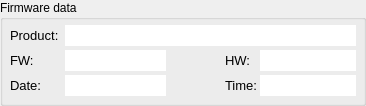
      <widget class="QGroupBox" name="FirmwareGroup">
       <property name="geometry">
        <rect>
         <x>420</x>
         <y>10</y>
         <width>366</width>
         <height>106</height>
        </rect>
       </property>
       <property name="title">
        <string>Firmware data</string>
       </property>
       <property name="large" stdset="0">
        <bool>true</bool>
       </property>
       <widget class="QLineEdit" name="fwtime">
        <property name="enabled">
         <bool>true</bool>
        </property>
        <property name="geometry">
         <rect>
          <x>260</x>
          <y>75</y>
          <width>96</width>
          <height>21</height>
         </rect>
        </property>
        <property name="font">
         <font>
          <family>Arial</family>
          <pointsize>10</pointsize>
          <bold>false</bold>
         </font>
        </property>
        <property name="mouseTracking">
         <bool>false</bool>
        </property>
        <property name="focusPolicy">
         <enum>Qt::FocusPolicy::NoFocus</enum>
        </property>
        <property name="acceptDrops">
         <bool>false</bool>
        </property>
        <property name="toolTip">
         <string/>
        </property>
        <property name="layoutDirection">
         <enum>Qt::LayoutDirection::LeftToRight</enum>
        </property>
        <property name="text">
         <string/>
        </property>
        <property name="maxLength">
         <number>8</number>
        </property>
        <property name="frame">
         <bool>false</bool>
        </property>
        <property name="readOnly">
         <bool>true</bool>
        </property>
       </widget>
       <widget class="QLabel" name="firmwareProductName_3">
        <property name="geometry">
         <rect>
          <x>10</x>
          <y>50</y>
          <width>56</width>
          <height>21</height>
         </rect>
        </property>
        <property name="font">
         <font>
          <family>Arial</family>
          <pointsize>10</pointsize>
          <bold>false</bold>
         </font>
        </property>
        <property name="text">
         <string>FW:</string>
        </property>
       </widget>
       <widget class="QLabel" name="firmwareProductName_4">
        <property name="geometry">
         <rect>
          <x>10</x>
          <y>75</y>
          <width>36</width>
          <height>21</height>
         </rect>
        </property>
        <property name="font">
         <font>
          <family>Arial</family>
          <pointsize>10</pointsize>
          <bold>false</bold>
         </font>
        </property>
        <property name="text">
         <string>Date:</string>
        </property>
       </widget>
       <widget class="QLabel" name="firmwareProductName_5">
        <property name="geometry">
         <rect>
          <x>225</x>
          <y>75</y>
          <width>36</width>
          <height>21</height>
         </rect>
        </property>
        <property name="font">
         <font>
          <family>Arial</family>
          <pointsize>10</pointsize>
          <bold>false</bold>
         </font>
        </property>
        <property name="text">
         <string>Time:</string>
        </property>
       </widget>
       <widget class="QLineEdit" name="product">
        <property name="enabled">
         <bool>true</bool>
        </property>
        <property name="geometry">
         <rect>
          <x>65</x>
          <y>25</y>
          <width>291</width>
          <height>21</height>
         </rect>
        </property>
        <property name="font">
         <font>
          <family>Arial</family>
          <pointsize>10</pointsize>
          <bold>false</bold>
         </font>
        </property>
        <property name="mouseTracking">
         <bool>false</bool>
        </property>
        <property name="focusPolicy">
         <enum>Qt::FocusPolicy::NoFocus</enum>
        </property>
        <property name="acceptDrops">
         <bool>false</bool>
        </property>
        <property name="toolTip">
         <string/>
        </property>
        <property name="layoutDirection">
         <enum>Qt::LayoutDirection::LeftToRight</enum>
        </property>
        <property name="text">
         <string/>
        </property>
        <property name="maxLength">
         <number>25</number>
        </property>
        <property name="frame">
         <bool>false</bool>
        </property>
        <property name="readOnly">
         <bool>true</bool>
        </property>
       </widget>
       <widget class="QLineEdit" name="fwdate">
        <property name="enabled">
         <bool>true</bool>
        </property>
        <property name="geometry">
         <rect>
          <x>65</x>
          <y>75</y>
          <width>101</width>
          <height>21</height>
         </rect>
        </property>
        <property name="font">
         <font>
          <family>Arial</family>
          <pointsize>10</pointsize>
          <bold>false</bold>
         </font>
        </property>
        <property name="mouseTracking">
         <bool>false</bool>
        </property>
        <property name="focusPolicy">
         <enum>Qt::FocusPolicy::NoFocus</enum>
        </property>
        <property name="acceptDrops">
         <bool>false</bool>
        </property>
        <property name="toolTip">
         <string/>
        </property>
        <property name="layoutDirection">
         <enum>Qt::LayoutDirection::LeftToRight</enum>
        </property>
        <property name="text">
         <string/>
        </property>
        <property name="maxLength">
         <number>25</number>
        </property>
        <property name="frame">
         <bool>false</bool>
        </property>
        <property name="readOnly">
         <bool>true</bool>
        </property>
       </widget>
       <widget class="QLabel" name="firmwareProductName_2">
        <property name="geometry">
         <rect>
          <x>10</x>
          <y>25</y>
          <width>56</width>
          <height>21</height>
         </rect>
        </property>
        <property name="font">
         <font>
          <family>Arial</family>
          <pointsize>10</pointsize>
          <bold>false</bold>
         </font>
        </property>
        <property name="text">
         <string>Product:</string>
        </property>
       </widget>
       <widget class="QLineEdit" name="hardware">
        <property name="enabled">
         <bool>true</bool>
        </property>
        <property name="geometry">
         <rect>
          <x>260</x>
          <y>50</y>
          <width>96</width>
          <height>21</height>
         </rect>
        </property>
        <property name="font">
         <font>
          <family>Arial</family>
          <pointsize>10</pointsize>
          <bold>false</bold>
         </font>
        </property>
        <property name="mouseTracking">
         <bool>false</bool>
        </property>
        <property name="focusPolicy">
         <enum>Qt::FocusPolicy::NoFocus</enum>
        </property>
        <property name="acceptDrops">
         <bool>false</bool>
        </property>
        <property name="toolTip">
         <string/>
        </property>
        <property name="layoutDirection">
         <enum>Qt::LayoutDirection::LeftToRight</enum>
        </property>
        <property name="text">
         <string/>
        </property>
        <property name="maxLength">
         <number>25</number>
        </property>
        <property name="frame">
         <bool>false</bool>
        </property>
        <property name="readOnly">
         <bool>true</bool>
        </property>
       </widget>
       <widget class="QLabel" name="Hardware">
        <property name="geometry">
         <rect>
          <x>225</x>
          <y>50</y>
          <width>31</width>
          <height>21</height>
         </rect>
        </property>
        <property name="font">
         <font>
          <family>Arial</family>
          <pointsize>10</pointsize>
          <bold>false</bold>
         </font>
        </property>
        <property name="text">
         <string>HW:</string>
        </property>
       </widget>
       <widget class="QLineEdit" name="vString">
        <property name="enabled">
         <bool>true</bool>
        </property>
        <property name="geometry">
         <rect>
          <x>65</x>
          <y>50</y>
          <width>101</width>
          <height>21</height>
         </rect>
        </property>
        <property name="font">
         <font>
          <family>Arial</family>
          <pointsize>10</pointsize>
          <bold>false</bold>
         </font>
        </property>
        <property name="mouseTracking">
         <bool>false</bool>
        </property>
        <property name="focusPolicy">
         <enum>Qt::FocusPolicy::NoFocus</enum>
        </property>
        <property name="acceptDrops">
         <bool>false</bool>
        </property>
        <property name="toolTip">
         <string/>
        </property>
        <property name="layoutDirection">
         <enum>Qt::LayoutDirection::LeftToRight</enum>
        </property>
        <property name="text">
         <string/>
        </property>
        <property name="maxLength">
         <number>8</number>
        </property>
        <property name="frame">
         <bool>false</bool>
        </property>
        <property name="readOnly">
         <bool>true</bool>
        </property>
       </widget>
      </widget>
